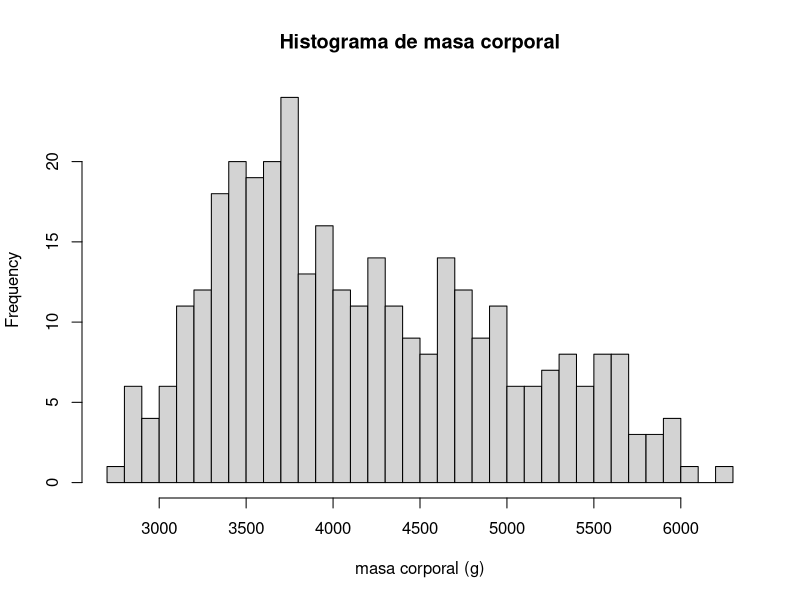
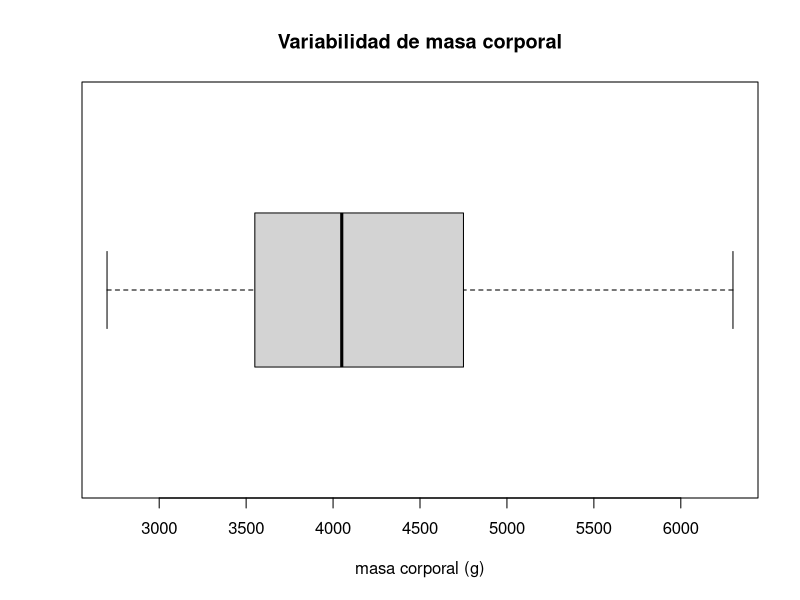
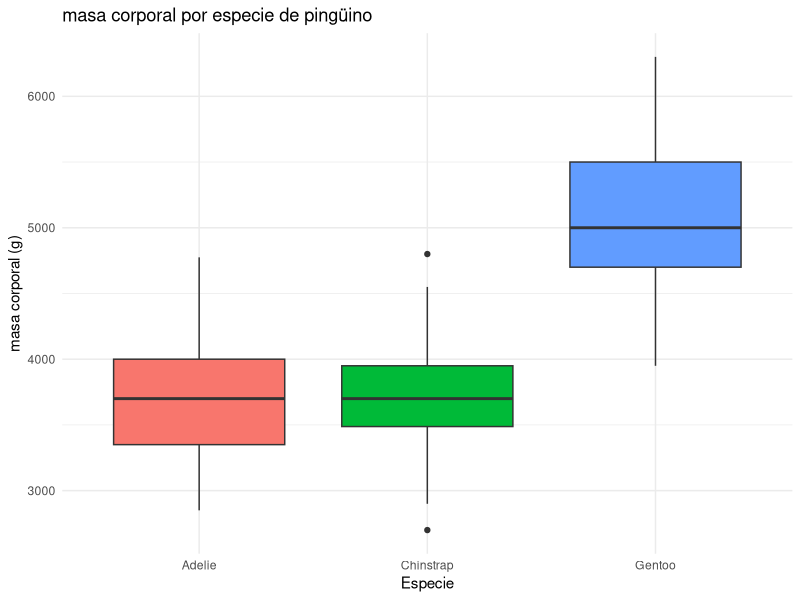
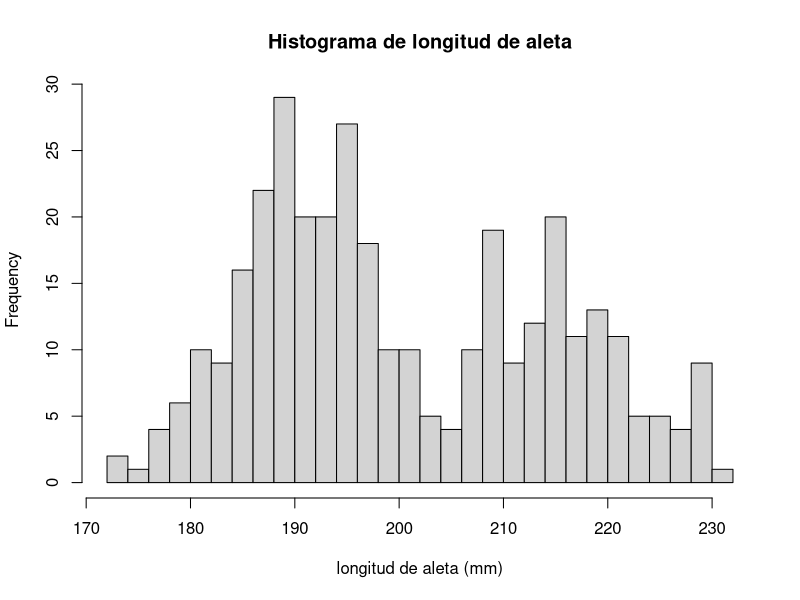
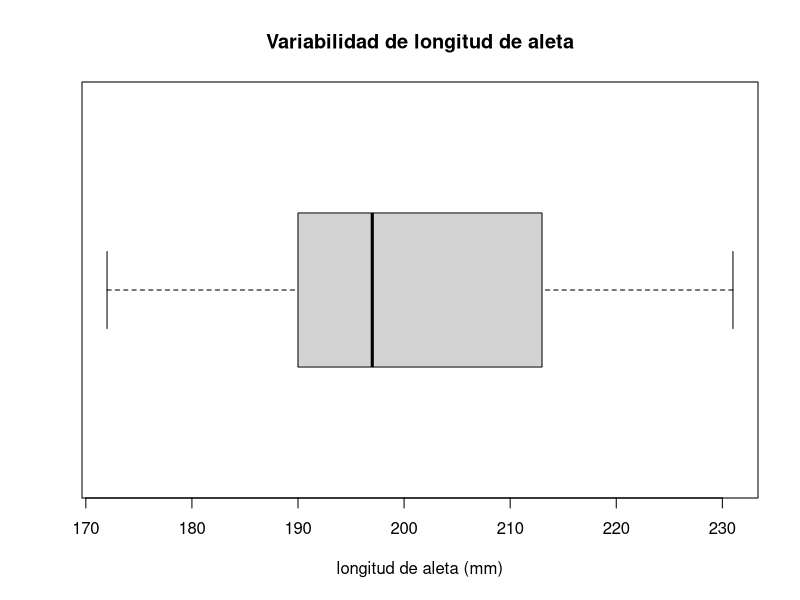
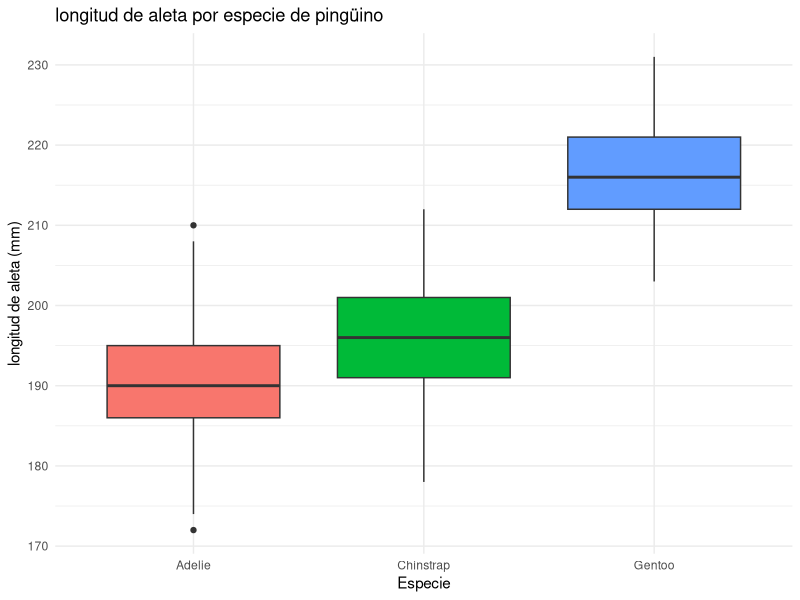
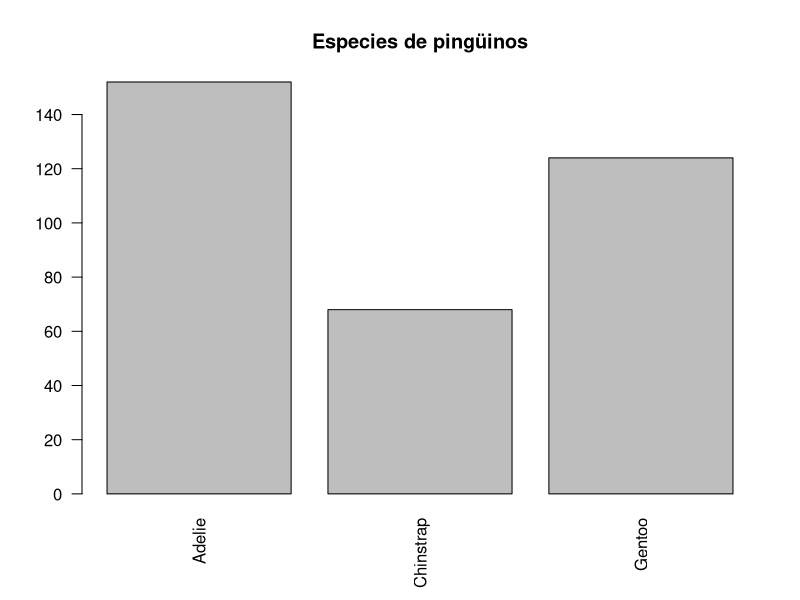
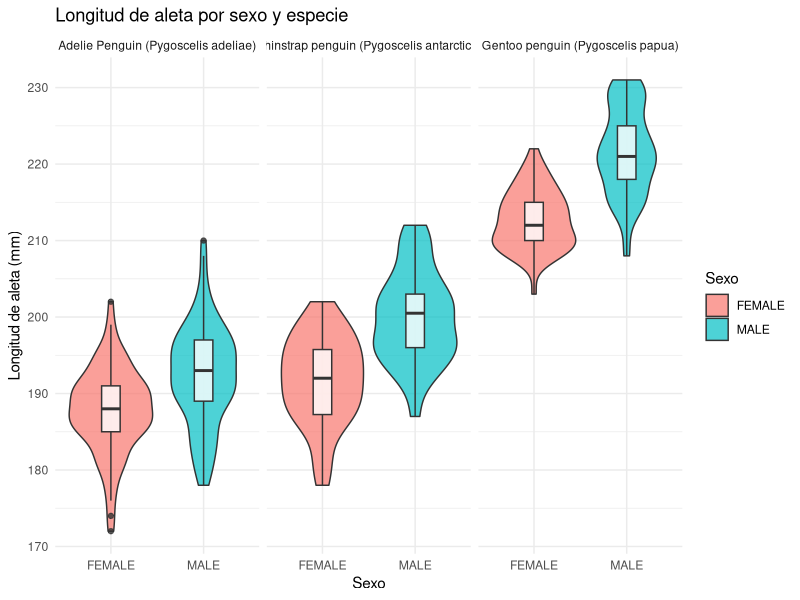

Write R code to recreate these figures, in order.
# ============================================================
# PROYECTO DE ESTADÍSTICA - PENGUINS LTER
# Script refactorizado - final v1
# ============================================================

# ============================================================
# 0. PAQUETES
# ============================================================

#si no están isntaladas ejecuta esto
librerias <- c("readr", "readxl", "ggplot2", "tidyr", "dplyr", "lmtest", "gridExtra")
for (lib in librerias) {
  if (!require(lib, character.only = TRUE)) {
    install.packages(lib)
    library(lib, character.only = TRUE)
  }
}

# ============================================================
# 1. CARGA Y DEPURACIÓN BÁSICA
# ============================================================

raw_data <- read_excel("6_penguins_lter.xlsx", col_names = FALSE)

penguins <- read.csv(
  text = paste(raw_data[[1]], collapse = "\n"),
  stringsAsFactors = FALSE
) %>%
  mutate(
    Sex = trimws(Sex),
    Sex = na_if(Sex, ""),
    Sex = na_if(Sex, ".")
  )

# Frecuencia de la variable Sex después de la depuración
penguins %>%
  count(Sex, name = "n") %>%
  print()


# ============================================================
# 2. EXPLORACIÓN GENERAL Y CALIDAD DE DATOS
# ============================================================

cat("\n===== ESTRUCTURA DEL DATASET =====\n")
glimpse(penguins)

cat("\n===== DIMENSIONES =====\n")
print(dim(penguins))

cat("\n===== NOMBRES DE VARIABLES =====\n")
print(names(penguins))

cat("\n===== PRIMEROS 10 REGISTROS =====\n")
print(head(penguins, 10))

cat("\n===== VALORES FALTANTES POR VARIABLE =====\n")
print(colSums(is.na(penguins)))

cat("\n===== FILAS DUPLICADAS =====\n")
cat("Número de filas duplicadas:", sum(duplicated(penguins)), "\n")

cat("\n===== RESUMEN ESTADÍSTICO =====\n")
print(summary(penguins))

cat("\nRegistros faltantes en Body Mass (g):",
    sum(is.na(penguins$Body.Mass..g.)), "\n")

cat("Registros faltantes en Flipper Length (mm):",
    sum(is.na(penguins$Flipper.Length..mm.)), "\n")


# ============================================================
# 3. FUNCIONES AUXILIARES
# ============================================================

# ------------------------------------------------------------
# 3.1. Gráficos descriptivos para una variable cuantitativa
# ------------------------------------------------------------

graficar_cuantitativa <- function(datos, variable, etiqueta, unidad) {
  valores <- datos[[variable]]
  
  hist(
    valores,
    breaks = 30,
    main = paste("Histograma de", etiqueta),
    xlab = paste0(etiqueta, " (", unidad, ")")
  )
  
  boxplot(
    valores,
    horizontal = TRUE,
    main = paste("Variabilidad de", etiqueta),
    xlab = paste0(etiqueta, " (", unidad, ")")
  )
  
  grafico_especie <- ggplot(
    datos,
    aes(x = Species, y = .data[[variable]], fill = Species)
  ) +
    geom_boxplot() +
    scale_x_discrete(labels = c("Adelie", "Chinstrap", "Gentoo")) +
    theme_minimal() +
    theme(legend.position = "none") +
    labs(
      title = paste(etiqueta, "por especie de pingüino"),
      x = "Especie",
      y = paste0(etiqueta, " (", unidad, ")")
    )
  
  print(grafico_especie)
}


# ------------------------------------------------------------
# 3.2. Pruebas de supuestos para un modelo lineal
# ------------------------------------------------------------

pruebas_supuestos <- function(modelo, nombre_modelo) {
  residuos <- residuals(modelo)
  
  cat("\n============================================================\n")
  cat("PRUEBAS DE SUPUESTOS:", nombre_modelo, "\n")
  cat("============================================================\n")
  
  # Normalidad
  prueba_shapiro <- shapiro.test(residuos)
  cat("\n1. SHAPIRO-WILK - Normalidad\n")
  print(prueba_shapiro)
  cat(
    "Conclusión:",
    if (prueba_shapiro$p.value >= 0.05) {
      "No se detecta una desviación significativa de la normalidad.\n"
    } else {
      "Se detecta evidencia de desviación de la normalidad.\n"
    }
  )
  
  # Homocedasticidad
  prueba_bp <- bptest(modelo)
  cat("\n2. BREUSCH-PAGAN - Homocedasticidad\n")
  print(prueba_bp)
  cat(
    "Conclusión:",
    if (prueba_bp$p.value >= 0.05) {
      "No se detecta evidencia de heterocedasticidad.\n"
    } else {
      "Se detecta evidencia de heterocedasticidad.\n"
    }
  )
  
  # Independencia
  prueba_dw <- dwtest(modelo)
  cat("\n3. DURBIN-WATSON - Independencia\n")
  print(prueba_dw)
  cat(
    "Conclusión:",
    if (prueba_dw$p.value >= 0.05) {
      "No se detecta evidencia significativa de autocorrelación.\n"
    } else {
      "Se detecta posible autocorrelación.\n"
    }
  )
  
  invisible(
    list(
      shapiro = prueba_shapiro,
      breusch_pagan = prueba_bp,
      durbin_watson = prueba_dw
    )
  )
}


# ------------------------------------------------------------
# 3.3. Gráficos comunes de diagnóstico residual
# ------------------------------------------------------------

graficar_residuos <- function(modelo, nombre_modelo, studentizados = FALSE) {
  residuos <- if (studentizados) rstudent(modelo) else residuals(modelo)
  ajustados <- fitted(modelo)
  tipo_residuo <- if (studentizados) "studentizados" else "ordinarios"
  
  datos_diagnostico <- data.frame(
    ajustados = ajustados,
    residuos = residuos
  )
  
  grafico_residuos <- ggplot(
    datos_diagnostico,
    aes(x = ajustados, y = residuos)
  ) +
    geom_point(alpha = 0.6) +
    geom_hline(yintercept = 0, linetype = "dashed") +
    geom_smooth(se = FALSE, method = "loess") +
    theme_minimal() +
    labs(
      title = paste("Residuos", tipo_residuo, "vs ajustados -", nombre_modelo),
      x = "Valores ajustados",
      y = "Residuos"
    )
  
  grafico_qq <- ggplot(
    datos_diagnostico,
    aes(sample = residuos)
  ) +
    stat_qq(alpha = 0.6) +
    stat_qq_line() +
    theme_minimal() +
    labs(
      title = paste("Q-Q Plot -", nombre_modelo),
      x = "Cuantiles teóricos",
      y = "Cuantiles muestrales"
    )
  
  grid.arrange(grafico_residuos, grafico_qq, ncol = 2)
}


# ============================================================
# 4. ANÁLISIS DESCRIPTIVO
# ============================================================

# Variable respuesta: Body Mass (g)
graficar_cuantitativa(
  datos = penguins,
  variable = "Body.Mass..g.",
  etiqueta = "masa corporal",
  unidad = "g"
)

# Variable explicativa: Flipper Length (mm)
graficar_cuantitativa(
  datos = penguins,
  variable = "Flipper.Length..mm.",
  etiqueta = "longitud de aleta",
  unidad = "mm"
)

# Variable categórica: Species
barplot(
  table(penguins$Species),
  main = "Especies de pingüinos",
  names.arg = c("Adelie", "Chinstrap", "Gentoo"),
  las = 2
)

# Distribución de longitud de aleta por sexo y especie.
# Este subconjunto solo se usa para este gráfico, porque aquí sí interviene Sex.
penguins %>%
  filter(!is.na(Sex), !is.na(Flipper.Length..mm.)) %>%
  ggplot(aes(x = Sex, y = Flipper.Length..mm., fill = Sex)) +
  geom_violin(alpha = 0.7) +
  geom_boxplot(width = 0.2, fill = "white", alpha = 0.8) +
  facet_wrap(~ Species) +
  theme_minimal() +
  labs(
    title = "Longitud de aleta por sexo y especie",
    x = "Sexo",
    y = "Longitud de aleta (mm)",
    fill = "Sexo"
  )

# ---------------------------------------------------------------------
# coeficiente de correlación de pearson para flipper length y body mass
# ---------------------------------------------------------------------
pearson_coefficient <- cor.test(penguins$Flipper.Length..mm., penguins$Body.Mass..g., method = "pearson")
print(pearson_coefficient)

#coeficiente bastante alto, útil para las pruebas posteriores 

# ============================================================
# 5. DATOS UTILIZADOS EN LOS MODELOS
# ============================================================

# Se crea una versión analítica sin modificar el dataset original.
# Solo se excluyen observaciones con NA en variables usadas por los modelos.
datos_modelo <- penguins %>%
  select(Body.Mass..g., Flipper.Length..mm., Species) %>%
  drop_na() %>%
  mutate(Species = factor(Species))

cat("\nObservaciones completas para los modelos:", nrow(datos_modelo), "\n")


# ============================================================
# 6. REGRESIÓN LINEAL SIMPLE - MODELO PRINCIPAL
# ============================================================

modelo_rls <- lm(
  Body.Mass..g. ~ Flipper.Length..mm.,
  data = datos_modelo
)

cat("\n===== RESUMEN DEL MODELO RLS =====\n")
print(summary(modelo_rls))

# ------------------------------------------------------------
# 6.1. Linealidad: X vs Y
# ------------------------------------------------------------

plot(
  datos_modelo$Flipper.Length..mm.,
  datos_modelo$Body.Mass..g.,
  main = "Linealidad: longitud de aleta vs masa corporal",
  xlab = "Longitud de aleta (mm)",
  ylab = "Masa corporal (g)",
  pch = 19
)
abline(modelo_rls, lwd = 2)


# ------------------------------------------------------------
# 6.2. Media de residuos
# ------------------------------------------------------------

# En una regresión con intercepto, la media residual es aproximadamente
# cero por construcción. Se muestra como comprobación descriptiva.
cat("\nMedia de los residuos del modelo RLS:",
    mean(residuals(modelo_rls)), "\n")

plot(
  residuals(modelo_rls),
  main = "Residuos del modelo RLS",
  xlab = "Índice",
  ylab = "Residuos",
  pch = 19
)
abline(h = 0, lty = 2, lwd = 2)
#residuos aproximadamente dispersos, la mayoría están cerca del cero
#se observa que ciertos residuos están en los extremos, por lo que podrían ser
#residuos atípicos


# ------------------------------------------------------------
# 6.3. Pruebas y gráficos de diagnóstico
# ------------------------------------------------------------

pruebas_supuestos(modelo_rls, "RLS")
graficar_residuos(modelo_rls, "RLS")

# ------------------------------------------------------------
# 6.3.1 gráfias residuales
# ------------------------------------------------------------

# Residuos studentizados: útiles para identificar observaciones inusuales.
graficar_residuos(modelo_rls, "RLS", studentizados = TRUE)
#observación inusual en coordenada aprox. (3.400, 3.3)
#observación inusual en coordenada aprox, (3.750, -2.8)

# Gráficos estándar de R para normalidad y homocedasticidad
plot(modelo_rls, which = 2)
plot(modelo_rls, which = 3)

# Residuos en orden de observación
plot(
  residuals(modelo_rls),
  type = "l",
  main = "Residuos secuenciales - RLS",
  xlab = "Observación",
  ylab = "Residuos"
)
abline(h = 0, lty = 2, lwd = 2)

# Histograma de residuos
hist(
  residuals(modelo_rls),
  breaks = 25,
  freq = FALSE,
  main = "Histograma de residuos - RLS",
  xlab = "Residuos",
  ylab = "Densidad"
)


# ============================================================
# 7. REVISIÓN DEL PATRÓN RESIDUAL POR ESPECIE
# ============================================================

plot(
  fitted(modelo_rls),
  residuals(modelo_rls),
  col = as.integer(datos_modelo$Species),
  main = "Residuos del modelo RLS por especie",
  xlab = "Valores ajustados",
  ylab = "Residuos",
  pch = 16,
  cex = 1.1
)
abline(h = 0, lty = 2, lwd = 2)

legend(
  "topright",
  legend = levels(datos_modelo$Species),
  col = seq_along(levels(datos_modelo$Species)),
  pch = 16,
  cex = 0.8,
  title = "Species"
)

# Si se observa una estructura residual distinta por especie, puede investigarse
# como explicación del patrón. Esto no convierte automáticamente a ANCOVA en el
# modelo principal del proyecto, cuyo enfoque sigue siendo la RLS.
# existe una curvatura residual, por lo que construir un modelo que incluya Species podría servir.

#los residuos por especie están bastante agrupados
#lo que podría explicar la curvatura en la gráfica de los residuos
#y el hecho de que a pesar de que esta relación X-Y tenga un coeficiente de 
#correlación bastante alto (.871), sus residuos estén distribuidos de esta forma

#comentario del profesor:
#la causa podría ser una variable latente, pero eso no se estudia en el curso, por lo que podemos trabajar
#con este modelo así como está

# ============================================================
# 8. ANÁLISIS DESCRIPTIVO RESTANTE
# ============================================================

# ------------------------------------------------------------
# 8.1. Resumen descriptivo de Body Mass
# ------------------------------------------------------------

datos_modelo %>%
  summarise(
    n = n(),
    media = mean(Body.Mass..g.),
    mediana = median(Body.Mass..g.),
    sd = sd(Body.Mass..g.),
    cv = sd(Body.Mass..g.) / mean(Body.Mass..g.) * 100,
    q1 = quantile(Body.Mass..g., 0.25),
    q3 = quantile(Body.Mass..g., 0.75),
    minimo = min(Body.Mass..g.),
    maximo = max(Body.Mass..g.)
  )

# ------------------------------------------------------------
# 8.2. Resumen descriptivo de Flipper Length
# ------------------------------------------------------------

datos_modelo %>%
  summarise(
    n = n(),
    media = mean(Flipper.Length..mm.),
    mediana = median(Flipper.Length..mm.),
    sd = sd(Flipper.Length..mm.),
    cv = sd(Flipper.Length..mm.) / mean(Flipper.Length..mm.) * 100,
    q1 = quantile(Flipper.Length..mm., 0.25),
    q3 = quantile(Flipper.Length..mm., 0.75),
    minimo = min(Flipper.Length..mm.),
    maximo = max(Flipper.Length..mm.)
  )

# ------------------------------------------------------------
# 8.3. Medidas descriptivas por especie - Body Mass
# ------------------------------------------------------------

datos_modelo %>%
  group_by(Species) %>%
  summarise(
    n = n(),
    media = mean(Body.Mass..g.),
    sd = sd(Body.Mass..g.),
    mediana = median(Body.Mass..g.)
  )

# ------------------------------------------------------------
# 8.4. Medidas descriptivas por especie - Flipper Length
# ------------------------------------------------------------

datos_modelo %>%
  group_by(Species) %>%
  summarise(
    n = n(),
    media = mean(Flipper.Length..mm.),
    sd = sd(Flipper.Length..mm.),
    mediana = median(Flipper.Length..mm.)
  )


# ============================================================
# 9. AJUSTE E INTERPRETACIÓN DEL MODELO
# ============================================================

# ------------------------------------------------------------
# 9.1. Ecuación estimada y coeficientes
# ------------------------------------------------------------
# TODO:
# - Mostrar beta_0 estimado.
# - Mostrar beta_1 estimado.
# - Escribir la ecuación estimada de la RLS.
# - Interpretar intercepto y pendiente en contexto.

coef(modelo_rls)
summary(modelo_rls)

# ------------------------------------------------------------
# 9.2. Intervalos de confianza de los coeficientes
# ------------------------------------------------------------
# TODO:
# - Calcular IC para beta_0.
# - Calcular IC para beta_1.
# - Interpretarlos en contexto.

# ------------------------------------------------------------
# 9.3. Medidas de ajuste
# ------------------------------------------------------------
# TODO:
# - Reportar coeficiente de correlación lineal.
# - Reportar R^2.
# - Reportar R^2 ajustado si se considera pertinente.
# - Reportar error estándar residual.

# ------------------------------------------------------------
# 9.4. Significancia global de la regresión
# ------------------------------------------------------------
# TODO:
# - Generar tabla ANOVA de la regresión.
# - Formular H0 y H1 para la significancia global.
# - Reportar estadístico F y valor-p.
# - Interpretar la decisión en contexto.


# ============================================================
# 10. ESTIMACIÓN Y PREDICCIÓN
# ============================================================

# ------------------------------------------------------------
# 10.1. Valores ajustados
# ------------------------------------------------------------
# TODO:
# - Obtener los valores ajustados del modelo.
# - Presentar solo una cantidad razonable en el reporte/presentación.

# ------------------------------------------------------------
# 10.2. Selección de valores de Flipper Length
# ------------------------------------------------------------
# TODO:
# - Seleccionar uno o más valores pertinentes de longitud de aleta.
# - Preferir valores dentro del rango observado.
# - Justificar la selección.

# ------------------------------------------------------------
# 10.3. Estimación de la respuesta media
# ------------------------------------------------------------
# TODO:
# - Estimar la masa corporal media para los valores seleccionados de X.
# - Construir intervalos de confianza.
# - Interpretar los resultados.

# ------------------------------------------------------------
# 10.4. Predicción de una respuesta individual
# ------------------------------------------------------------
# TODO:
# - Predecir la masa corporal de un pingüino individual.
# - Construir intervalos de predicción.
# - Comparar su amplitud con los IC de la respuesta media.

# ------------------------------------------------------------
# 10.5. Representación gráfica
# ------------------------------------------------------------
# TODO:
# - Considerar observaciones, recta de regresión y bandas de intervalo.


# ============================================================
# 11. DIAGNÓSTICO DEL MODELO
# ============================================================
# Nota: gran parte ya está desarrollada en las secciones 6 y 7.
# Aquí se consolidarán los resultados para el reporte final.

# ------------------------------------------------------------
# 11.1. Linealidad
# ------------------------------------------------------------
# TODO: sintetizar la evidencia gráfica.

# ------------------------------------------------------------
# 11.2. Independencia de los errores
# ------------------------------------------------------------
# TODO: recuperar e interpretar Durbin-Watson y residuos secuenciales.

# ------------------------------------------------------------
# 11.3. Homocedasticidad
# ------------------------------------------------------------
# TODO: recuperar e interpretar Breusch-Pagan y gráficos residuales.

# ------------------------------------------------------------
# 11.4. Normalidad aproximada
# ------------------------------------------------------------
# TODO: recuperar e interpretar Shapiro-Wilk, Q-Q plot e histograma.

# ------------------------------------------------------------
# 11.5. Residuos atípicos
# ------------------------------------------------------------
# TODO: identificar posibles residuos studentizados atípicos.

# ------------------------------------------------------------
# 11.6. Alto apalancamiento
# ------------------------------------------------------------
# TODO:
# - Calcular valores de leverage / hat values.
# - Definir criterio de referencia.
# - Identificar observaciones relevantes.

# ------------------------------------------------------------
# 11.7. Observaciones influyentes
# ------------------------------------------------------------
# TODO:
# - Calcular distancia de Cook.
# - Identificar observaciones potencialmente influyentes.
# - Analizar su efecto sin eliminarlas automáticamente.

# ------------------------------------------------------------
# 11.8. Patrón residual por especie
# ------------------------------------------------------------
# TODO:
# - Sintetizar lo observado en la sección 7.
# - Tratar Species como posible explicación de una limitación del RLS.


# ============================================================
# 12. MODELO FINAL
# ============================================================
# TODO:
# - Presentar la ecuación estimada final.
# - Sintetizar la interpretación de los coeficientes.
# - Describir dirección e intensidad de la relación.
# - Resumir R^2 y capacidad explicativa.
# - Resumir estimaciones y predicciones.
# - Sintetizar el cumplimiento razonable de supuestos.
# - Mencionar observaciones atípicas, leverage e influencia.
# - Señalar limitaciones y utilidad contextual del modelo.


# ============================================================
# 13. PRUEBA DE HIPÓTESIS PARA UNA MEDIA
# ============================================================
# TODO:
# Pregunta de interés:
# Variable:
# Población:
# Parámetro:
# Valor de referencia documentado:
# H0:
# H1:
# Nivel de significancia:
# Condiciones / supuestos:
# Estadístico de prueba:
# Valor-p:
# Intervalo de confianza:
# Decisión:
# Conclusión contextual:


# ============================================================
# 14. PRUEBA DE HIPÓTESIS PARA DIFERENCIA DE MEDIAS
# ============================================================
# TODO:
# Pregunta de interés:
# Variable cuantitativa:
# Variable categórica de agrupación:
# Grupo 1:
# Grupo 2:
# Criterio de selección de grupos:
# Parámetro:
# H0:
# H1:
# Nivel de significancia:
# Condiciones / supuestos:
# Tipo de prueba:
# Estadístico de prueba:
# Valor-p:
# Intervalo de confianza:
# Decisión:
# Conclusión contextual:


# ============================================================
# 15. PRUEBA DE BONDAD DE AJUSTE
# ============================================================
# TODO:
# Pregunta de interés:
# Variable cuantitativa:
# Distribución teórica propuesta:
# Justificación de la distribución:
# Parámetros de la distribución:
# H0:
# H1:
# Nivel de significancia:
# Condiciones / supuestos:
# Estadístico de prueba:
# Valor-p:
# Decisión:
# Conclusión contextual:


# ============================================================
# 16. MODELOS ALTERNATIVOS / EXPLORATORIOS
# ============================================================
# Estos modelos NO sustituyen a la RLS principal.
# Se conservan solo como exploración del posible efecto de Species.

# ------------------------------------------------------------
# 16.1. ANCOVA sin interacción
# ------------------------------------------------------------

modelo_ancova <- lm(
  Body.Mass..g. ~ Flipper.Length..mm. + Species,
  data = datos_modelo
)

cat("\n===== ANCOVA SIN INTERACCIÓN =====\n")
print(summary(modelo_ancova))
pruebas_supuestos(modelo_ancova, "ANCOVA sin interacción")
graficar_residuos(modelo_ancova, "ANCOVA sin interacción")
graficar_residuos(modelo_ancova, "ANCOVA sin interacción", studentizados = TRUE)

# ------------------------------------------------------------
# 16.2. ANCOVA con interacción
# ------------------------------------------------------------

modelo_ancova_interaccion <- lm(
  Body.Mass..g. ~ Flipper.Length..mm. * Species,
  data = datos_modelo
)

cat("\n===== ANCOVA CON INTERACCIÓN =====\n")
print(summary(modelo_ancova_interaccion))
pruebas_supuestos(modelo_ancova_interaccion, "ANCOVA con interacción")
graficar_residuos(modelo_ancova_interaccion, "ANCOVA con interacción")

# ------------------------------------------------------------
# 16.3. ANCOVA con interacción y transformación logarítmica
# ------------------------------------------------------------

modelo_ancova_log <- lm(
  log(Body.Mass..g.) ~ Flipper.Length..mm. * Species,
  data = datos_modelo
)

cat("\n===== ANCOVA CON INTERACCIÓN - LOG(Y) =====\n")
print(summary(modelo_ancova_log))
pruebas_supuestos(modelo_ancova_log, "ANCOVA con interacción - log(Y)")
graficar_residuos(modelo_ancova_log, "ANCOVA con interacción - log(Y)")


# ============================================================
# 17. NOTAS PARA EL REPORTE
# ============================================================
# - Variable respuesta (Y): Body.Mass..g.
# - Variable explicativa (X): Flipper.Length..mm.
# - Variable categórica de agrupación: Species.
# - La RLS es el modelo principal del proyecto.
# - Los ANCOVA son análisis exploratorios complementarios.
# - No eliminar observaciones solo para mejorar los supuestos.
# - Justificar toda exclusión, recodificación o transformación.
# - Las pruebas complementarias deben incluir pregunta, variables/poblaciones,
#   parámetro, H0, H1, alfa, condiciones, estadístico, valor-p, decisión y
#   conclusión contextual.
